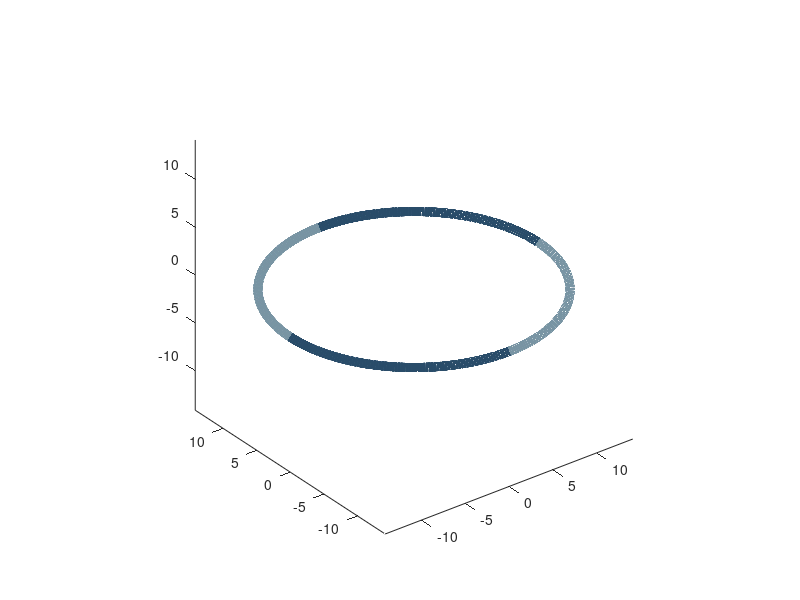

MATLAB code to generate this figure: (Note: this script raises an error after producing the figure.)
% 参数
D = 87*0.34*3/pi; %直径 87*0.34*3/2/pi  约14.12*2
d = 6.32; %线径,得下面手动修改
dtheta = 90; %每一段对应的角度（此处修改为60）
turning = 240; %每一段的旋转角度
N = 50; %段数
% Color = {[1,0.76,0.5],[0.34,0.63,0.98]}   %nature 橙蓝
 Color = {[0.47, 0.58, 0.64],[0.16, 0.30, 0.41]}      %蓝   
% Color = {[0.70, 0.80, 0.59],[0.42, 0.49, 0.33]}      %绿   
%Color = {[0.86, 0.85, 0.87],[0.53, 0.52, 0.54]}      %灰   

% 变量初始化
a0 = [0, 0, 0];
ax0 = plot3(a0(1), a0(2), a0(3));
axis equal
hold on;

theta = zeros(N, dtheta); %角度变量
x = zeros(N, dtheta); %x坐标
y = zeros(N, dtheta); %y坐标
z = zeros(N, dtheta); %z坐标
a = zeros(N, 3); %旋转轴方向
axHandle = cell(1, N); %旋转轴的指针
lnHandle = cell(1, N); %线段的指针

% 先把每一段线段画出来，不旋转
for i = 1:N
    theta(i, :) = linspace((i-1)*dtheta/180*pi, i*dtheta/180*pi, dtheta);
    x(i, :) = D/2*cos(theta(i, :));
    y(i, :) = D/2*sin(theta(i, :));
    a(i, :) = [cos(i*dtheta/180*pi+pi/2), sin(i*dtheta/180*pi+pi/2), 0];
    lnHandle{i} = plot3(x(i, :), y(i, :), z(i, :), '-','Color',Color{mod(i,2)+1},'linewidth',6.32);
    axHandle{i} = plot3(a(i, 1), a(i, 2), a(i, 3), 'Marker', 'none','linewidth',6.32);
end

% 依次旋转每一段线段，第一段转一次，第二段转两次，依此类推
for j = 2:N
    rotationAxis = [axHandle{j-1}.XData-ax0.XData, axHandle{j-1}.YData-ax0.YData, axHandle{j-1}.ZData-ax0.ZData];
    rotationPoint = [lnHandle{j-1}.XData(end), lnHandle{j-1}.YData(end), lnHandle{j-1}.ZData(end)];
    rotate(ax0, rotationAxis, turning, rotationPoint);
    for k = j:N
        rotate([lnHandle{k}, axHandle{k}], rotationAxis, turning, rotationPoint);
    end
end

% 保存旋转后的线段坐标
for k = 1:N
    x(k, :) = lnHandle{k}.XData;
    y(k, :) = lnHandle{k}.YData;
    z(k, :) = lnHandle{k}.ZData;
end
thetaData = reshape(theta', 1, []);
xData = reshape(x', 1, []);
yData = reshape(y', 1, []);
zData = reshape(z', 1, []);

% 将线段转为垂直于x-y平面
for k = 1:N
    rotate(lnHandle{k}, cross([0 0 1], [-7.707 7.707 -4.45]), -acos(dot([0 0 1], [-7.707 7.707 -4.45])/(norm([-7.707 7.707 -4.45])))/pi*180, [0 0 0]);
end

% %将线段平移
for k=1:N
    lnHandle{k}.XData = lnHandle{k}.XData-6.078;
    lnHandle{k}.YData = lnHandle{k}.YData-6.075;
    lnHandle{k}.ZData = lnHandle{k}.ZData+9.256;
end